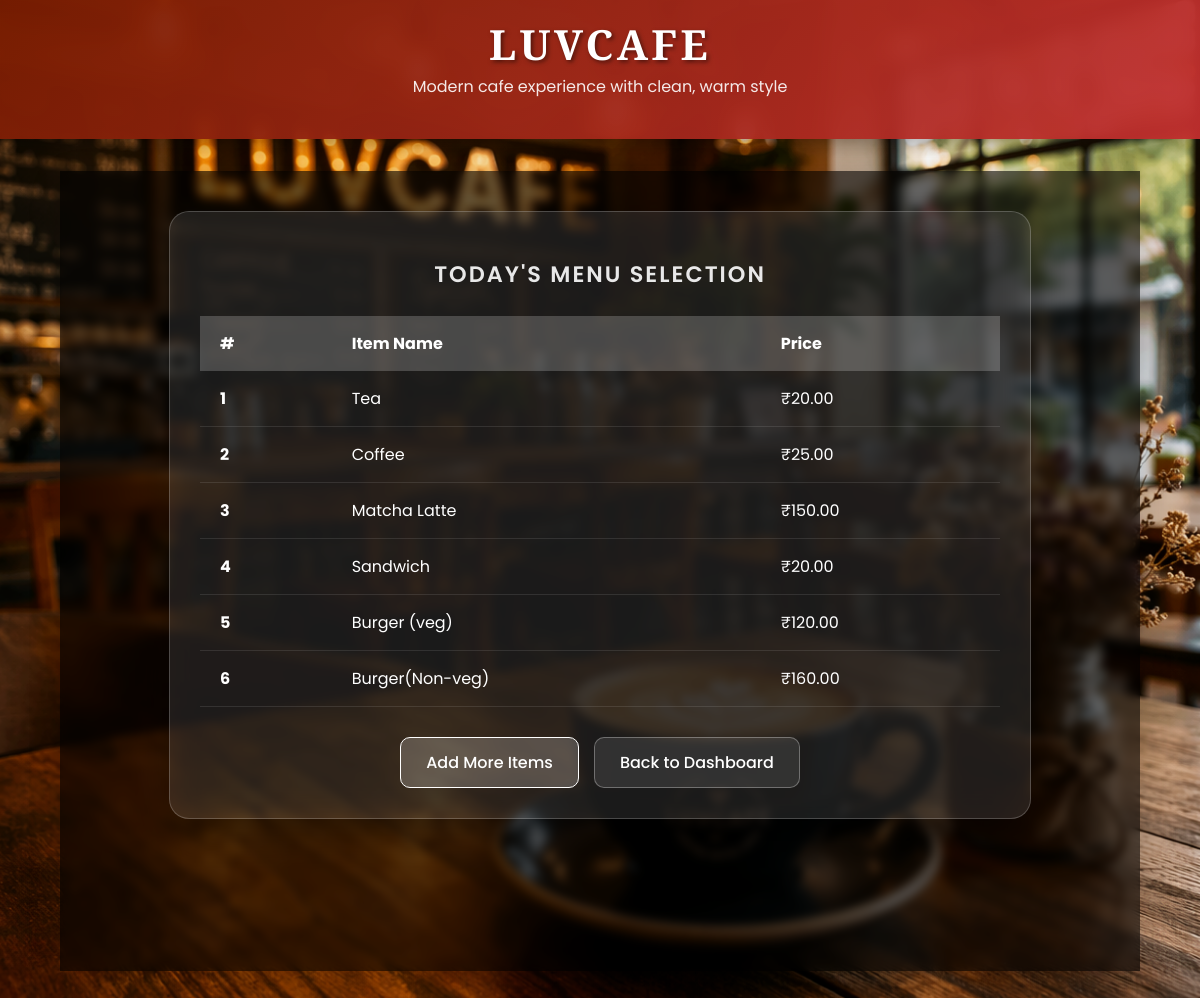
The app's page /your_order/, older data.
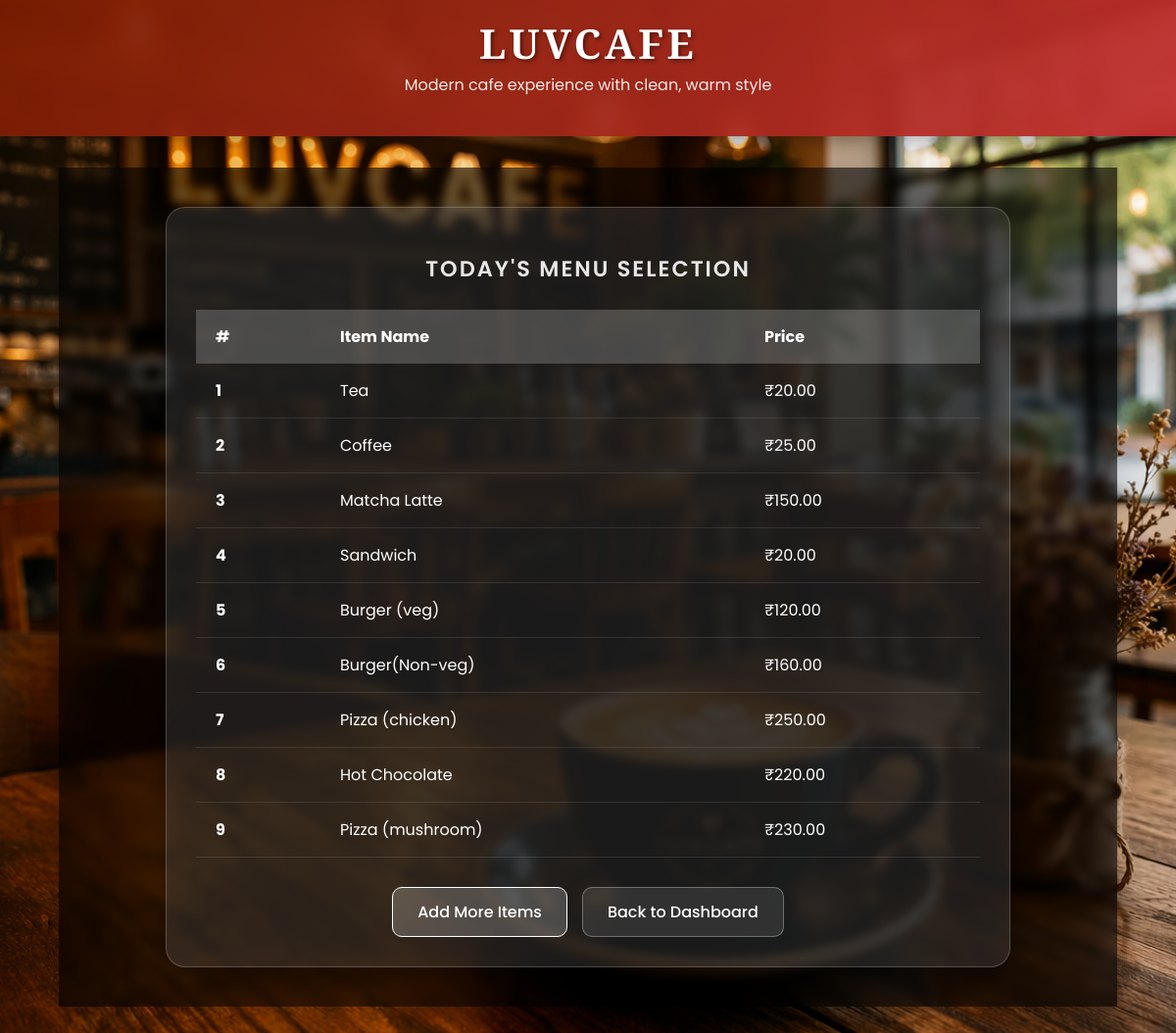
The same page, newer data.
### Luvcafe/models.py (models this page shows, shortened)
class Tastes(models.Model):
    tastes = models.CharField(max_length=100)
    price = models.DecimalField(max_digits=6, decimal_places=2)

### Luvcafe/views.py (the view)
# urls.py: path('your_order/', views.your_order, name='your_order'),
def your_order(request):
    orders = Tastes.objects.all()
    return render(request, 'your_order.html', {'orders': orders})

### Luvcafe/templates/your_order.html (shortened to what this page needs)
{% extends 'base.html' %}
{% load static %}
{% block content %}
<div class="container">
    <div class="menu-card">
        <h2>Today's Menu Selection</h2>
        <table class="styled-table">
            <thead>
                <tr>
                    <th>#</th>
                    <th>Item Name</th>
                    <th>Price</th>
                </tr>
            </thead>
            <tbody>
                {% for tastes in orders %}
                <tr>
                    <td><strong>{{ forloop.counter }}</strong></td>
                    <td>{{ tastes.tastes }}</td>
                    <td>₹{{ tastes.price }}</td>
                </tr>
                {% empty %}
                <tr>
                    <td colspan="3" style="text-align: center; padding: 30px;">No items added yet.</td>
                </tr>
                {% endfor %}
            </tbody>
        </table>
        <div class="actions">
            <a href="{% url 'add_order' %}" class="btn btn-primary">Add More Items</a>
            <a href="{% url 'admin_page' %}" class="btn">Back to Dashboard</a>
        </div>
    </div>
</div>
{% endblock %}

### Luvcafe/templates/base.html (shortened to what this page needs)
{% load static %}
<!DOCTYPE html>
<html lang="en">
<head>
    <link rel="stylesheet" href="{% static 'css/base.css' %}">
</head>
<body>
    <header>
        <h1>LUVCAFE</h1>
        <p>Modern cafe experience with clean, warm style</p>
    </header>
    <main>
        {% block content %}
        {% endblock %}
    </main>
</body>
</html>

### Luvcafe/static/css/base.css (style rules this page uses)
h1 { font-family: 'Playfair Display', serif; font-size: 4.5rem; color: white; margin: 0; line-height: 1; text-shadow: 2px 4px 15px rgba(0,0,0,0.5); }
h2 { font-weight: 300; color: rgba(255, 255, 255, 0.9); font-size: 1.4rem; margin-top: 15px; margin-bottom: 40px; letter-spacing: 2px; text-transform: uppercase; }
body { font-family: 'Segoe UI', Tahoma, Geneva, Verdana, sans-serif; color: #ffffff; margin: 0; padding: 0; }
header { background: linear-gradient(135deg, rgba(121, 29, 1, 0.95) 0%, rgba(193, 46, 46, 0.95) 100%); color: white; padding: 24px 16px; text-align: center; box-shadow: 0 6px 18px rgba(0, 0, 0, 0.3); backdrop-filter: blur(10px); }
header h1 { margin: 0; font-size: 2.6rem; letter-spacing: 0.08em; text-transform: uppercase; font-weight: 700; color: #ffffff; text-shadow: 2px 2px 4px rgba(0, 0, 0, 0.5); }
header p { margin-top: 8px; font-size: 1rem; opacity: 0.9; }
main { max-width: 1080px; margin: 32px auto; border-radius: 16px; box-shadow: 0 8px 32px rgba(0, 0, 0, 0.2); }

Row changes from the older to the newer data that the page shows:
added Tastes: tastes "Pizza (chicken)", price "250.00"
added Tastes: tastes "Hot Chocolate", price "220.00"
added Tastes: tastes "Pizza (mushroom)", price "230.00"
